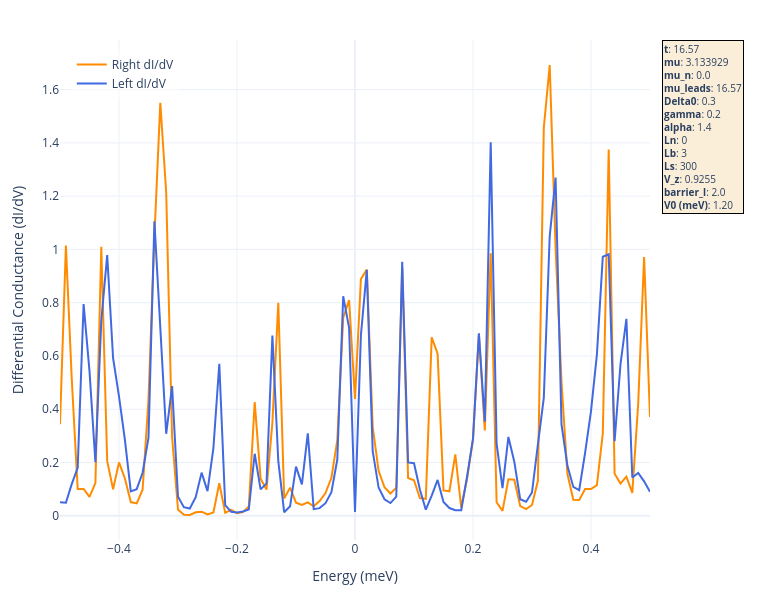

Notebook cell for this chart:
### Code cell
import plotly.graph_objects as go

# 1. Re-defining the specific parameters from your original list
params_to_show = {
    "t": f"{t:.2f}",
    "mu": mu,
    "mu_n": mu_n,
    "mu_leads": f"{mu_leads:.2f}",
    "Delta0": Delta0,
    "gamma": gamma,
    "alpha": alpha,
    "Ln": Ln,
    "Lb": Lb,
    "Ls": Ls,
    "V_z": V_z,
    "barrier_l": barrier_l,
    "V0 (meV)": f"{V0:.2f}"
}

# Construct the text string
text_str = '<br>'.join([f"<b>{key}</b>: {val}" for key, val in params_to_show.items()])

fig = go.Figure()

# 2. Add Traces
fig.add_trace(go.Scatter(
    x=energies, y=dIdV_right, mode='lines', name='Right dI/dV',
    line=dict(width=2, color='darkorange'),
    hovertemplate='Energy: %{x:.4f}<br>dI/dV: %{y:.6f}<extra></extra>'
))

fig.add_trace(go.Scatter(
    x=energies, y=dIdV_left, mode='lines', name='Left dI/dV',
    line=dict(width=2, color='royalblue'),
    hovertemplate='Energy: %{x:.4f}<br>dI/dV: %{y:.6f}<extra></extra>'
))

# 3. Final Tightened Layout
fig.update_layout(
    width=780,   # Narrowed width to eliminate side-whitespace
    height=600,
    template="plotly_white",
    hovermode="x unified",
    xaxis_title="Energy (meV)",
    yaxis_title="Differential Conductance (dI/dV)",
    
    # Keep legend top-left inside to avoid the parameter box
    legend=dict(
        yanchor="top",
        y=0.98,
        xanchor="left",
        x=0.02,
        bgcolor="rgba(255, 255, 255, 0.5)"
    ),

    # Trimmed right margin significantly
    margin=dict(l=60, r=130, t=40, b=60), 
    
    annotations=[
        dict(
            x=1.02, # Sits right on the edge of the plot
            y=1,
            xref="paper",
            yref="paper",
            text=text_str,
            showarrow=False,
            align="left",
            xanchor="left", # Anchor to the left side of the box
            bgcolor="rgba(245, 222, 179, 0.5)",
            bordercolor="black",
            borderwidth=1,
            font=dict(size=10)
        )
    ]
)

fig.show()

### Figure 1 — Plotly figure (JSON) as saved in the notebook; plotly's stock layout.template omitted (floating-point values rounded to 4 significant figures)
{"data": [{"hovertemplate": "Energy: %{x:.4f}<br>dI/dV: %{y:.6f}<extra></extra>", "line": {"color": "darkorange", "width": 2}, "mode": "lines", "name": "Right dI/dV", "type": "scatter", "x": [-0.5, -0.49, -0.48, -0.47, -0.46, -0.45, -0.44, -0.43, -0.42, -0.41, -0.4, -0.39, -0.38, -0.37, -0.36, -0.35, -0.34, -0.33, -0.32, -0.31, -0.3, -0.29, -0.28, -0.27, -0.26, -0.25, -0.24, -0.23, -0.22, -0.21, -0.2, -0.19, -0.18, -0.17, -0.16, -0.15, -0.14, -0.13, -0.12, -0.11, -0.1, -0.09, -0.08, -0.07, -0.06, -0.05, -0.04, -0.03, -0.02, -0.01, 0.0, 0.01, 0.02, 0.03, 0.04, 0.05, 0.06, 0.07, 0.08, 0.09, 0.1, 0.11, 0.12, 0.13, 0.14, 0.15, 0.16, 0.17, 0.18, 0.19, 0.2, 0.21, 0.22, 0.23, 0.24, 0.25, 0.26, 0.27, 0.28, 0.29, 0.3, 0.31, 0.32, 0.33, 0.34, 0.35, 0.36, 0.37, 0.38, 0.39, 0.4, 0.41, 0.42, 0.43, 0.44, 0.45, 0.46, 0.47, 0.48, 0.49, 0.5], "y": [0.3436, 1.014, 0.51, 0.1008, 0.101, 0.0708, 0.1228, 1.01, 0.205, 0.09937, 0.2006, 0.14, 0.05146, 0.04665, 0.09813, 0.4362, 1.047, 1.551, 1.214, 0.2957, 0.02368, 0.004247, 0.002965, 0.01314, 0.01543, 0.004749, 0.0122, 0.1224, 0.01121, 0.02243, 0.009662, 0.01358, 0.03472, 0.4267, 0.1396, 0.09826, 0.3499, 0.7998, 0.06489, 0.1058, 0.04937, 0.04061, 0.05032, 0.03577, 0.05525, 0.08519, 0.1427, 0.2841, 0.7433, 0.8095, 0.4386, 0.8883, 0.9247, 0.3342, 0.1689, 0.1071, 0.08359, 0.1057, 0.9336, 0.1416, 0.1336, 0.06611, 0.06367, 0.6697, 0.6089, 0.09537, 0.09179, 0.2307, 0.03112, 0.1401, 0.2867, 0.6836, 0.3203, 0.9856, 0.05081, 0.01842, 0.1371, 0.1354, 0.03626, 0.02514, 0.04049, 0.1312, 1.456, 1.692, 1.003, 0.5024, 0.1578, 0.06036, 0.05949, 0.1004, 0.1004, 0.115, 0.3088, 1.375, 0.1576, 0.1212, 0.1469, 0.08579, 0.4206, 0.9715, 0.3709]}, {"hovertemplate": "Energy: %{x:.4f}<br>dI/dV: %{y:.6f}<extra></extra>", "line": {"color": "royalblue", "width": 2}, "mode": "lines", "name": "Left dI/dV", "type": "scatter", "x": [-0.5, -0.49, -0.48, -0.47, -0.46, -0.45, -0.44, -0.43, -0.42, -0.41, -0.4, -0.39, -0.38, -0.37, -0.36, -0.35, -0.34, -0.33, -0.32, -0.31, -0.3, -0.29, -0.28, -0.27, -0.26, -0.25, -0.24, -0.23, -0.22, -0.21, -0.2, -0.19, -0.18, -0.17, -0.16, -0.15, -0.14, -0.13, -0.12, -0.11, -0.1, -0.09, -0.08, -0.07, -0.06, -0.05, -0.04, -0.03, -0.02, -0.01, 0.0, 0.01, 0.02, 0.03, 0.04, 0.05, 0.06, 0.07, 0.08, 0.09, 0.1, 0.11, 0.12, 0.13, 0.14, 0.15, 0.16, 0.17, 0.18, 0.19, 0.2, 0.21, 0.22, 0.23, 0.24, 0.25, 0.26, 0.27, 0.28, 0.29, 0.3, 0.31, 0.32, 0.33, 0.34, 0.35, 0.36, 0.37, 0.38, 0.39, 0.4, 0.41, 0.42, 0.43, 0.44, 0.45, 0.46, 0.47, 0.48, 0.49, 0.5], "y": [0.05062, 0.04906, 0.12, 0.1804, 0.795, 0.5433, 0.2013, 0.7337, 0.9786, 0.5915, 0.4486, 0.2849, 0.09147, 0.09981, 0.1616, 0.2935, 1.106, 0.6896, 0.3079, 0.4871, 0.07153, 0.03221, 0.02725, 0.07004, 0.1621, 0.09274, 0.2544, 0.5707, 0.04016, 0.01508, 0.01266, 0.01625, 0.02347, 0.2329, 0.09925, 0.1216, 0.6765, 0.2049, 0.01317, 0.03583, 0.1845, 0.1181, 0.3094, 0.02476, 0.02883, 0.0475, 0.08882, 0.2112, 0.8245, 0.7059, 0.01459, 0.6774, 0.9231, 0.2429, 0.1061, 0.06209, 0.04776, 0.07221, 0.9535, 0.2004, 0.1972, 0.09875, 0.02279, 0.07608, 0.1345, 0.05209, 0.02917, 0.02123, 0.02091, 0.1476, 0.29, 0.6851, 0.3531, 1.403, 0.2711, 0.1039, 0.296, 0.2032, 0.06204, 0.05286, 0.08756, 0.2684, 0.4424, 1.049, 1.27, 0.3433, 0.1886, 0.1083, 0.09611, 0.2362, 0.393, 0.6052, 0.9727, 0.9816, 0.2797, 0.5695, 0.7397, 0.1438, 0.1607, 0.1293, 0.08997]}], "layout": {"annotations": [{"align": "left", "bgcolor": "rgba(245, 222, 179, 0.5)", "bordercolor": "black", "borderwidth": 1, "font": {"size": 10}, "showarrow": false, "text": "<b>t</b>: 16.57<br><b>mu</b>: 3.133929<br><b>mu_n</b>: 0.0<br><b>mu_leads</b>: 16.57<br><b>Delta0</b>: 0.3<br><b>gamma</b>: 0.2<br><b>alpha</b>: 1.4<br><b>Ln</b>: 0<br><b>Lb</b>: 3<br><b>Ls</b>: 300<br><b>V_z</b>: 0.9255<br><b>barrier_l</b>: 2.0<br><b>V0 (meV)</b>: 1.20", "x": 1.02, "xanchor": "left", "xref": "paper", "y": 1, "yref": "paper"}], "height": 600, "hovermode": "x unified", "legend": {"bgcolor": "rgba(255, 255, 255, 0.5)", "x": 0.02, "xanchor": "left", "y": 0.98, "yanchor": "top"}, "margin": {"b": 60, "l": 60, "r": 130, "t": 40}, "width": 780, "xaxis": {"title": {"text": "Energy (meV)"}}, "yaxis": {"title": {"text": "Differential Conductance (dI/dV)"}}}}
